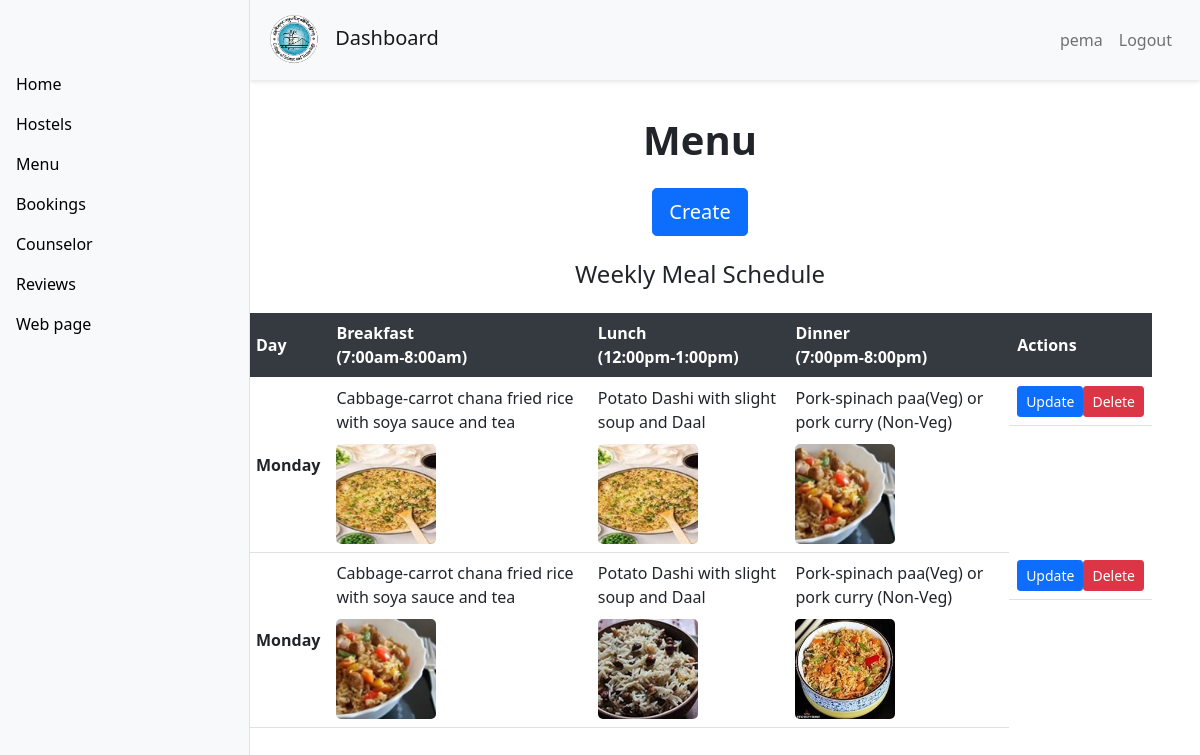
Screenshot of /menu_admin/ (signed in) with the database file from the repository.
### APP/models.py (models this page shows, shortened)
class Menu(models.Model):
    day = models.CharField(max_length=200)
    breakfast_description = models.CharField(max_length=200)
    breakfast_image = models.ImageField(upload_to='breakfasts/')  # Adjusted upload_to path
    lunch_description = models.CharField(max_length=200)
    lunch_image = models.ImageField(upload_to='lunches/')  # Adjusted upload_to path
    dinner_description = models.CharField(max_length=200)
    dinner_image = models.ImageField(upload_to='dinners/')  # Adjusted upload_to path

### APP/decorators.py (the view)
        def wrapper_func(request, *args, **kwargs):
            group = None
            if request.user.groups.exists():
                group = request.user.groups.all()[0].name
            if group in allowed_roles:
                return view_func(request, *args, **kwargs)
            else:
                return HttpResponse("You are not authorized to view this page.")

### APP/views.py (called while the page is built)
@login_required(login_url='login')
@allowed_users(allowed_roles=['admin'])
def menu_admin(request):
    menu = Menu.objects.all()
    context ={
        'menu': menu
    }
    return render(request,'admin_view/menu.html',context)

### APP/templates/admin_view/menu.html (shortened to what this page needs)
{% extends 'admin_view/base.html' %}
{% load static %}
{% block content %}
<h1 class="heading text-center my-4">Menu</h1>
<div class="container-md d-flex justify-content-center mb-4">
    <a href="{% url 'menu_create' %}" class="btn btn-primary btn-lg">Create</a>
</div>
<div class="container mt-4 my-5">
    <h4 class="text-center mb-4">Weekly Meal Schedule</h4>
    <table class="table table-hover">
        <thead class="thead-dark">
            <tr>
                <th scope="col">Day</th>
                <th scope="col">Breakfast<br>(7:00am-8:00am)</th>
                <th scope="col">Lunch<br>(12:00pm-1:00pm)</th>
                <th scope="col">Dinner<br>(7:00pm-8:00pm)</th>
                <th scope="col">Actions</th>
            </tr>
        </thead>
        <tbody>
            {% if menu %}
            {% for menu in menu %}
            <tr>
                <th scope="row">{{ menu.day }}</th>
                <td>
                    {{ menu.breakfast_description }}<br>
                    <img src="{{ menu.breakfast_image.url }}" alt="Breakfast Image" class="img-fluid meal-img">
                </td>
                <td>
                    {{ menu.lunch_description }}<br>
                    <img src="{{ menu.lunch_image.url }}" alt="Lunch Image" class="img-fluid meal-img">
                </td>
                <td>
                    {{ menu.dinner_description }}<br>
                    <img src="{{ menu.dinner_image.url }}" alt="Dinner Image" class="img-fluid meal-img">
                </td>
                <td class="d-flex justify-content-around">
                    <a href="{% url 'menu_update' menu.id %}" class="btn btn-primary btn-sm">Update</a>
                    <a href="{% url 'menu_delete' menu.id %}" class="btn btn-danger btn-sm">Delete</a>
                </td>
            </tr>
            {% endfor %}
            {% endif %}
        </tbody>
    </table>
</div>
{% endblock %}

### APP/templates/admin_view/base.html (shortened to what this page needs)
<!DOCTYPE html>
<html lang="en">
{% load static %}
<head>
  <link href="https://cdn.jsdelivr.net/npm/bootstrap@5.0.2/dist/css/bootstrap.min.css" rel="stylesheet"
>
  <link href="https://cdnjs.cloudflare.com/ajax/libs/bootstrap-icons/1.5.0/font/bootstrap-icons.min.css"
    rel="stylesheet">
</head>
<body>
  <nav class="navbar navbar-expand-lg navbar-light bg-light topbar">
    <a class="navbar-brand" href="#">
      <img src="{% static 'APP/image/cstlogo176.png' %}" style="width: 50px; height: 50px;" alt="Brand Logo">
      Dashboard
    </a>
    <div class="collapse navbar-collapse">
      <ul class="navbar-nav ms-auto">
        <li class="nav-item">
          <span class="nav-link">{{ user.username }}</span>
        </li>
        <li class="nav-item">
          <a class="nav-link" href="{% url 'logout' %}">Logout</a>
        </li>
      </ul>
    </div>
  </nav>
  <div class="container-fluid">
    <div class="row">
      <nav id="sidebarMenu" class="col-md-3 col-lg-2 d-md-block sidebar">
        <div class="position-sticky pt-3 sidebar-sticky">
          <ul class="nav flex-column">
            {% if request.user.is_staff %}
            <li class="nav-item">
              <a class="nav-link active" href="{% url 'dash' %}">Home</a>
            </li>
            <li class="nav-item">
              <a class="nav-link" href="{% url 'hostel' %}">Hostels</a>
            </li>
            <li class="nav-item">
              <a class="nav-link" href="{% url 'menu_admin' %}">Menu</a>
            </li>
            <li class="nav-item">
              <a class="nav-link" href="{% url 'booking_admin' %}">Bookings</a>
            </li>
            <li class="nav-item">
              <a class="nav-link" href="{% url 'counselor' %}">Counselor</a>
            </li>
            <li class="nav-item">
              <a class="nav-link" href="{%url 'review_admin'%}">Reviews</a>
            </li>
            {% endif %}
            <li class="nav-item">
              <a class="nav-link" href="{% url 'home' %}">Web page</a>
            </li>
          </ul>
        </div>
      </nav>
      <main class="col-md-9 ms-sm-auto col-lg-10 px-md-4 main-content">
        <br>
        <br>
        <br>
        {% block content %}
        {% endblock %}
      </main>
    </div>
  </div>
</body>
</html>

### APP/templates/admin_view/base.html (style rules this page uses)
body { overflow-x: hidden; }
.sidebar { position: fixed; top: 0; bottom: 0; left: 0; z-index: 100; padding: 48px 0 0; width: 250px; background-color: #f8f9fa; box-shadow: inset -1px 0 0 rgba(0, 0, 0, 0.1); }
.sidebar-sticky { position: relative; top: 0; height: calc(100vh - 48px); padding-top: .5rem; overflow-x: hidden; overflow-y: auto; }
.main-content { margin-left: 250px; padding: 20px; }
.navbar-brand img { margin-right: 10px; }
.nav-link { color: #000; font-weight: 500; }
.navbar { padding: 10px 15px; }
.topbar { position: fixed; width: calc(100% - 250px); left: 250px; top: 0; z-index: 99; background-color: #fff; box-shadow: 0 2px 4px rgba(0, 0, 0, 0.1); padding: 10px 20px; }
.topbar .navbar-nav { margin-left: auto; }

### APP/templates/admin_view/menu.html (style rules this page uses)
.heading { font-size: 2.5rem; font-weight: bold; }
.meal-img { width: 100px; height: 100px; object-fit: cover; border-radius: 5px; margin-top: 10px; }
.btn { display: inline-flex; align-items: center; }
.table th, .table td { vertical-align: middle; }
.thead-dark th { background-color: #343a40; color: #fff; }

### rows the page displays
Menu: day "Monday", breakfast_description "Cabbage-carrot chana fried rice with soya sauce and tea", breakfast_image (picture), lunch_description "Potato Dashi with slight soup and Daal", lunch_image (picture), dinner_description "Pork-spinach paa(Veg) or pork curry (Non-Veg)", dinner_image (picture)
Menu: day "Monday", breakfast_description "Cabbage-carrot chana fried rice with soya sauce and tea", breakfast_image (picture), lunch_description "Potato Dashi with slight soup and Daal", lunch_image (picture), dinner_description "Pork-spinach paa(Veg) or pork curry (Non-Veg)", dinner_image (picture)

### other values shown
{{ user.username }} "pema"
